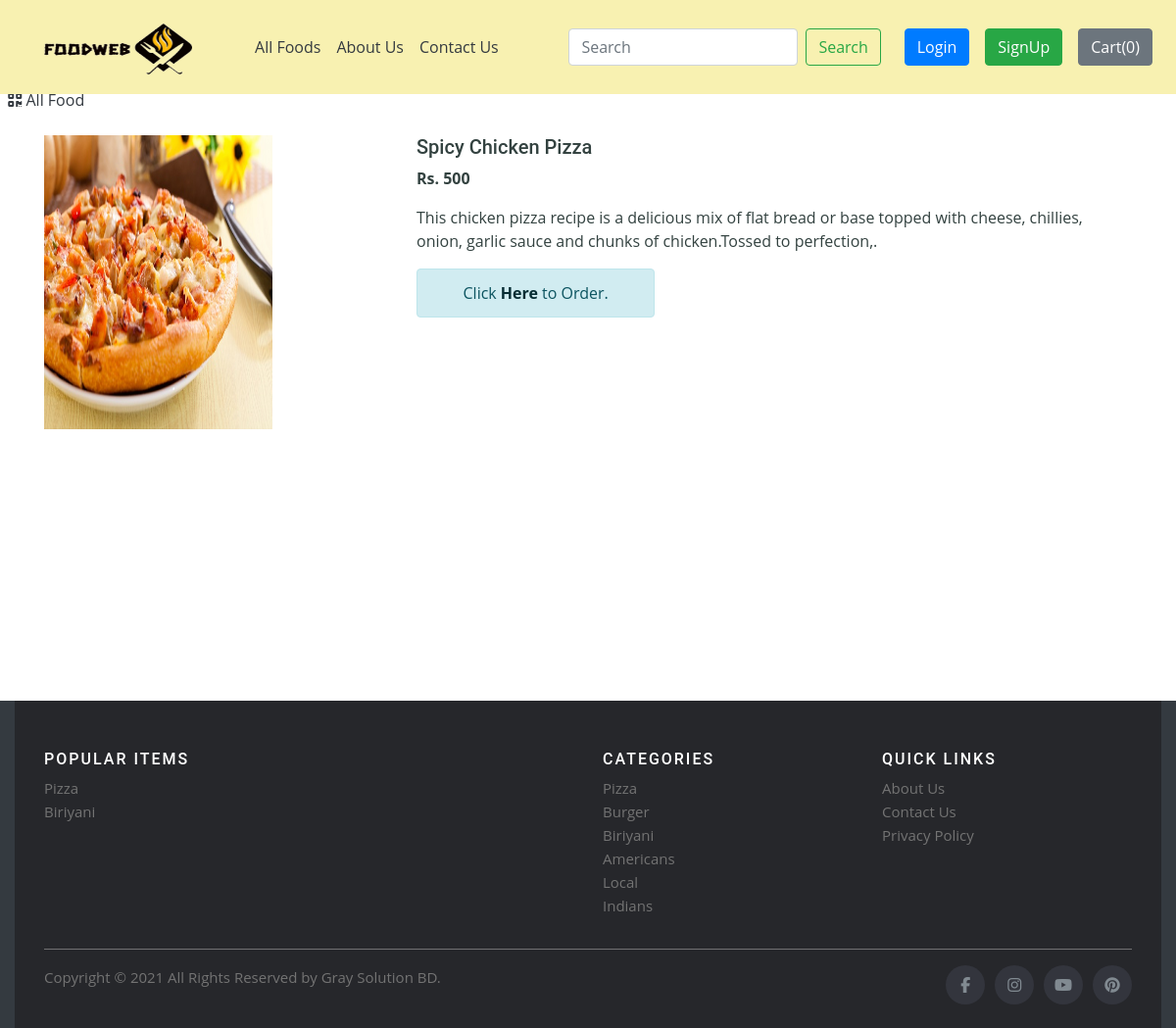
The page /shop/productView/2 on the database its author committed.
### shop/models.py (models this page shows, shortened)
class Product(models.Model):
    product_id = models.AutoField
    product_name = models.CharField(max_length=50)
    category = models.CharField(max_length=50, default="")
    subcategory = models.CharField(max_length=50, default="")
    price = models.IntegerField(default=0)
    desc = models.CharField(max_length=200)
    pub_date = models.DateField()
    image = models.ImageField(upload_to="shop/images", default="")

### shop/views.py (the view)
# urls.py: path('productView/<int:myid>', views.productView, name="productView"),
def productView(request, myid):
    product = Product.objects.filter(id=myid)
    return render(request, 'shop/prodView.html', {'product': product[0]})

### shop/templates/shop/prodView.html (shortened to what this page needs)
{% extends 'shop/basic.html' %}
{% block body %}
    <div>&nbsp;
        <a href="/shop" class="active text-dark">
          <i class="fas fa-qrcode"></i>
          <span>All Food</span>
        </a>
    </div>
    <div class="container my-4" id="cont">
        <div class="row">
            <div class="col-md-4">
                <img src="/media/{{product.image}}" width="233px" height="300px">
            </div>
            <div class="col-md-8">
                <h5>{{product.product_name}}</h5>
                <p><b>Rs. {{product.price}} </b></p>
                <p>{{product.desc}}</p>
                <div class='alert alert-info col-md-4 col-md-offset-4'>
                    <center>Click <a href='/shop/search/?search={{product.product_name}}' class='alert-link'>Here</a> to Order.</center>
                </div>
            </div>
        </div>
    </div>
{% endblock %}

### shop/static/shop/assets/css/style.css (style rules this page uses)
body { font-family: "Open Sans", sans-serif; color: #334240; }
a { color: #1bbca3; }
h1, h2, h3, h4, h5, h6 { font-family: "Roboto", sans-serif; }

### rows shown on the page
Product: image (picture), product_name "Spicy Chicken Pizza", price "500", desc "This chicken pizza recipe is a delicious mix of flat bread or base topped with cheese, chillies, onion, garlic sauce and chunks of chicken.Tossed to perfection,."
